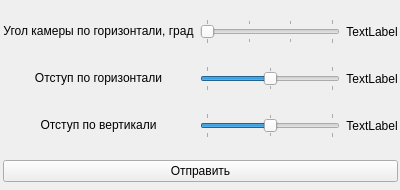
<?xml version="1.0" encoding="UTF-8"?>
<ui version="4.0">
 <class>Server</class>
 <widget class="QWidget" name="Server">
  <property name="geometry">
   <rect>
    <x>0</x>
    <y>0</y>
    <width>400</width>
    <height>190</height>
   </rect>
  </property>
  <property name="sizePolicy">
   <sizepolicy hsizetype="Fixed" vsizetype="Fixed">
    <horstretch>0</horstretch>
    <verstretch>0</verstretch>
   </sizepolicy>
  </property>
  <property name="minimumSize">
   <size>
    <width>400</width>
    <height>190</height>
   </size>
  </property>
  <property name="maximumSize">
   <size>
    <width>400</width>
    <height>190</height>
   </size>
  </property>
  <property name="windowTitle">
   <string>Сервер</string>
  </property>
  <widget class="QWidget" name="gridLayoutWidget">
   <property name="geometry">
    <rect>
     <x>0</x>
     <y>0</y>
     <width>401</width>
     <height>201</height>
    </rect>
   </property>
   <layout class="QGridLayout" name="gridLayout">
    <property name="leftMargin">
     <number>3</number>
    </property>
    <property name="topMargin">
     <number>3</number>
    </property>
    <property name="rightMargin">
     <number>3</number>
    </property>
    <property name="bottomMargin">
     <number>3</number>
    </property>
    <item row="4" column="1">
     <widget class="QSlider" name="SliderOtstupV">
      <property name="minimum">
       <number>-100</number>
      </property>
      <property name="maximum">
       <number>100</number>
      </property>
      <property name="orientation">
       <enum>Qt::Horizontal</enum>
      </property>
      <property name="tickPosition">
       <enum>QSlider::TicksBothSides</enum>
      </property>
      <property name="tickInterval">
       <number>100</number>
      </property>
     </widget>
    </item>
    <item row="1" column="1">
     <widget class="QSlider" name="SliderAngle">
      <property name="minimum">
       <number>20</number>
      </property>
      <property name="maximum">
       <number>50</number>
      </property>
      <property name="tracking">
       <bool>true</bool>
      </property>
      <property name="orientation">
       <enum>Qt::Horizontal</enum>
      </property>
      <property name="tickPosition">
       <enum>QSlider::TicksBothSides</enum>
      </property>
      <property name="tickInterval">
       <number>10</number>
      </property>
     </widget>
    </item>
    <item row="4" column="2">
     <widget class="QLabel" name="OtstupVLbl">
      <property name="text">
       <string>TextLabel</string>
      </property>
      <property name="alignment">
       <set>Qt::AlignCenter</set>
      </property>
     </widget>
    </item>
    <item row="3" column="0">
     <widget class="QLabel" name="LabelOtstupH">
      <property name="layoutDirection">
       <enum>Qt::RightToLeft</enum>
      </property>
      <property name="text">
       <string>&lt;html&gt;&lt;head/&gt;&lt;body&gt;&lt;p&gt;Отступ по горизонтали&lt;/p&gt;&lt;/body&gt;&lt;/html&gt;</string>
      </property>
      <property name="textFormat">
       <enum>Qt::AutoText</enum>
      </property>
      <property name="alignment">
       <set>Qt::AlignCenter</set>
      </property>
      <property name="margin">
       <number>3</number>
      </property>
     </widget>
    </item>
    <item row="1" column="2">
     <widget class="QLabel" name="AngleLbl">
      <property name="text">
       <string>TextLabel</string>
      </property>
      <property name="alignment">
       <set>Qt::AlignCenter</set>
      </property>
     </widget>
    </item>
    <item row="3" column="2">
     <widget class="QLabel" name="OtstupHLbl">
      <property name="text">
       <string>TextLabel</string>
      </property>
      <property name="alignment">
       <set>Qt::AlignCenter</set>
      </property>
     </widget>
    </item>
    <item row="3" column="1">
     <widget class="QSlider" name="SliderOtstupH">
      <property name="minimum">
       <number>-100</number>
      </property>
      <property name="maximum">
       <number>100</number>
      </property>
      <property name="singleStep">
       <number>1</number>
      </property>
      <property name="value">
       <number>0</number>
      </property>
      <property name="orientation">
       <enum>Qt::Horizontal</enum>
      </property>
      <property name="tickPosition">
       <enum>QSlider::TicksBothSides</enum>
      </property>
      <property name="tickInterval">
       <number>100</number>
      </property>
     </widget>
    </item>
    <item row="5" column="0" colspan="3">
     <widget class="QPushButton" name="ButtonSend">
      <property name="text">
       <string>Отправить</string>
      </property>
     </widget>
    </item>
    <item row="4" column="0">
     <widget class="QLabel" name="LabelOtstupV">
      <property name="text">
       <string>&lt;html&gt;&lt;head/&gt;&lt;body&gt;&lt;p&gt;Отступ по вертикали&lt;/p&gt;&lt;/body&gt;&lt;/html&gt;</string>
      </property>
      <property name="textFormat">
       <enum>Qt::AutoText</enum>
      </property>
      <property name="alignment">
       <set>Qt::AlignCenter</set>
      </property>
      <property name="margin">
       <number>3</number>
      </property>
     </widget>
    </item>
    <item row="1" column="0">
     <widget class="QLabel" name="LabelAngle">
      <property name="layoutDirection">
       <enum>Qt::LeftToRight</enum>
      </property>
      <property name="text">
       <string>&lt;html&gt;&lt;head/&gt;&lt;body&gt;&lt;p&gt;Угол камеры по горизонтали, град&lt;/p&gt;&lt;/body&gt;&lt;/html&gt;</string>
      </property>
      <property name="textFormat">
       <enum>Qt::AutoText</enum>
      </property>
      <property name="alignment">
       <set>Qt::AlignCenter</set>
      </property>
      <property name="margin">
       <number>3</number>
      </property>
     </widget>
    </item>
   </layout>
  </widget>
 </widget>
 <resources/>
 <connections/>
</ui>
